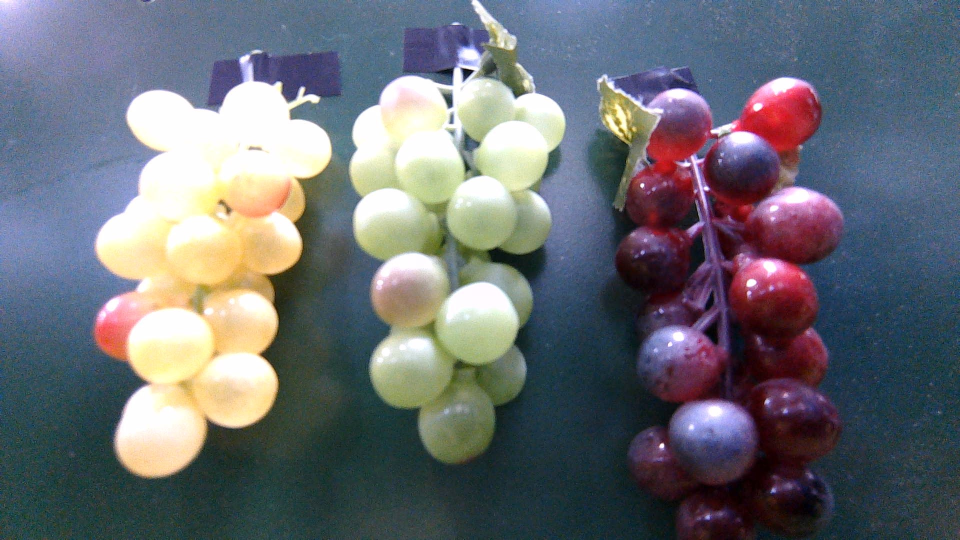
#> input picture 1.jpg, 1920 x 1080 px (shown at 1/2 size)
$ python CetColor_RGY.py
#> lines starting #> are read from the running program, lines starting #| are printed output that depends on the picture; after the words box and inside, x2 and y2 are one past the last pixel; in counts of white or black regions, pixels touching at a corner belong together
import cv2
import numpy as np

# Initialize the trackbar window
cv2.namedWindow("Color Trackbar")
cv2.namedWindow("Image with Contours")

def display(value):
    pass

# Create trackbars for upper and lower color range
cv2.createTrackbar("B_up", "Color Trackbar", 0, 255, display)
#> slider 'B_up' is set to 255
cv2.createTrackbar("G_up", "Color Trackbar", 0, 255, display)
#> slider 'G_up' is set to 255
cv2.createTrackbar("R_up", "Color Trackbar", 0, 255, display)
#> slider 'R_up' is set to 255

cv2.createTrackbar("B_low", "Color Trackbar", 0, 255, display)
#> slider 'B_low' is set to 51
cv2.createTrackbar("G_low", "Color Trackbar", 0, 255, display)
#> slider 'G_low' is set to 51
cv2.createTrackbar("R_low", "Color Trackbar", 0, 255, display)
#> slider 'R_low' is set to 51

# Load the image
img = cv2.imread("1.jpg") #กีวี
#> img is the input picture: shape (1080, 1920, 3); mean B, G, R 116.2, 109.7, 106.4
img = cv2.resize(img, (640, 480))
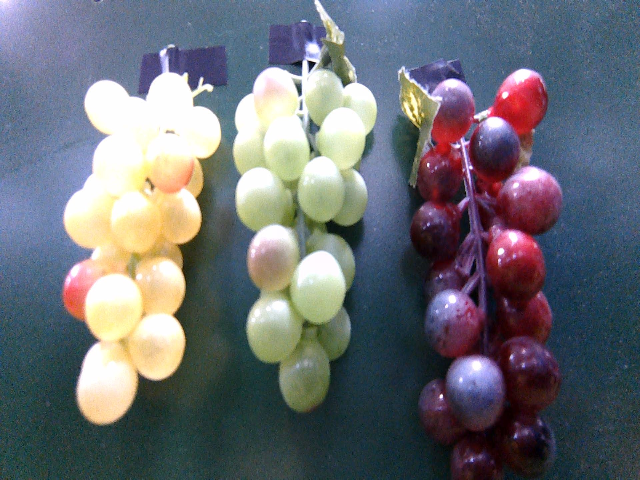
#> img: shape (480, 640, 3); mean B, G, R 116.2, 109.7, 106.4

def mouse_callback(event, x, y, flags, param):
    if event == cv2.EVENT_LBUTTONDOWN:
        pixel = img[y, x]
        print(f"RGB Value at ({x}, {y}): {pixel}")
        cv2.setTrackbarPos("B_low", "Color Trackbar", max(0, pixel[0] - 20))
        cv2.setTrackbarPos("G_low", "Color Trackbar", max(0, pixel[1] - 20))
        cv2.setTrackbarPos("R_low", "Color Trackbar", max(0, pixel[2] - 20))
        cv2.setTrackbarPos("B_up", "Color Trackbar", min(255, pixel[0] + 20))
        cv2.setTrackbarPos("G_up", "Color Trackbar", min(255, pixel[1] + 20))
        cv2.setTrackbarPos("R_up", "Color Trackbar", min(255, pixel[2] + 20))

cv2.setMouseCallback("Image with Contours", mouse_callback)

while True:
    # Get values from trackbars
    blue_up = cv2.getTrackbarPos("B_up", "Color Trackbar")
    green_up = cv2.getTrackbarPos("G_up", "Color Trackbar")
    red_up = cv2.getTrackbarPos("R_up", "Color Trackbar")

    blue_low = cv2.getTrackbarPos("B_low", "Color Trackbar")
    green_low = cv2.getTrackbarPos("G_low", "Color Trackbar")
    red_low = cv2.getTrackbarPos("R_low", "Color Trackbar")

    # Define the range of the color in HSV
    lower_bound = np.array([blue_low, green_low, red_low])
    upper_bound = np.array([blue_up, green_up, red_up])

    # Convert the frame to HSV color space
    hsv = cv2.cvtColor(img, cv2.COLOR_BGR2HSV)
#> hsv: shape (480, 640, 3); mean H, S, V 91.6, 93.9, 131.2

    # Threshold the HSV image to get only the selected colors
    mask = cv2.inRange(hsv, lower_bound, upper_bound)
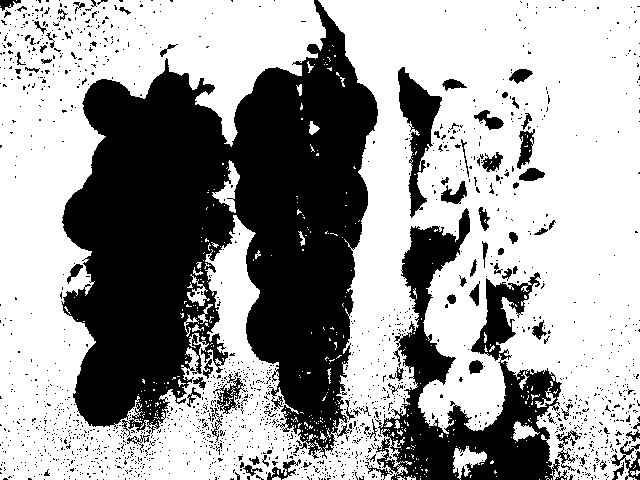
#> mask: shape (480, 640); 62.4% white; 1727 black regions (1640 under 20 px), largest, box (x1, y1, x2, y2) and area: (61, 0, 378, 459) 82950, (365, 208, 568, 480) 18498, (398, 67, 442, 218) 2629

    # Display the original image with contours and the mask
    cv2.imshow("Image with Contours", img)
    cv2.imshow("Color Trackbar", mask)

    if cv2.waitKey(1) & 0xFF == ord("e"):
#> (key e is pressed here)
        break

cv2.destroyAllWindows()
